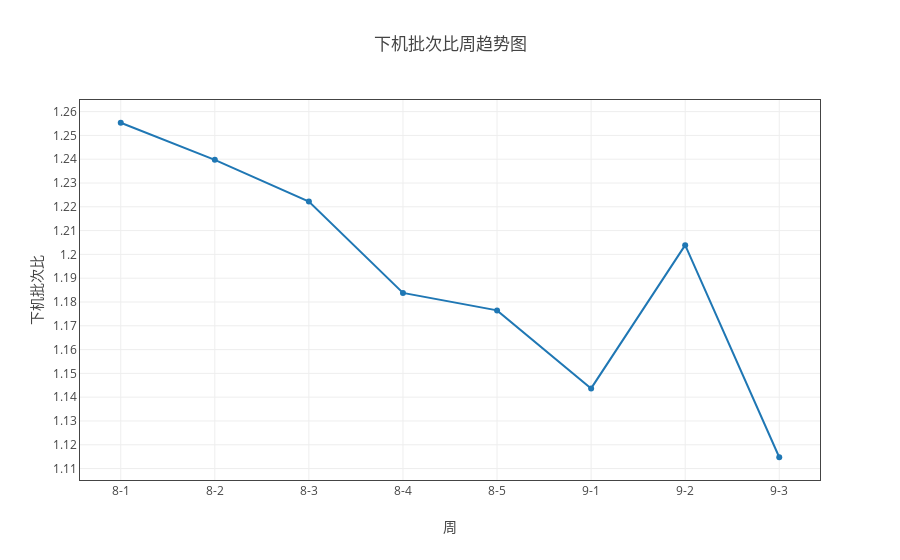
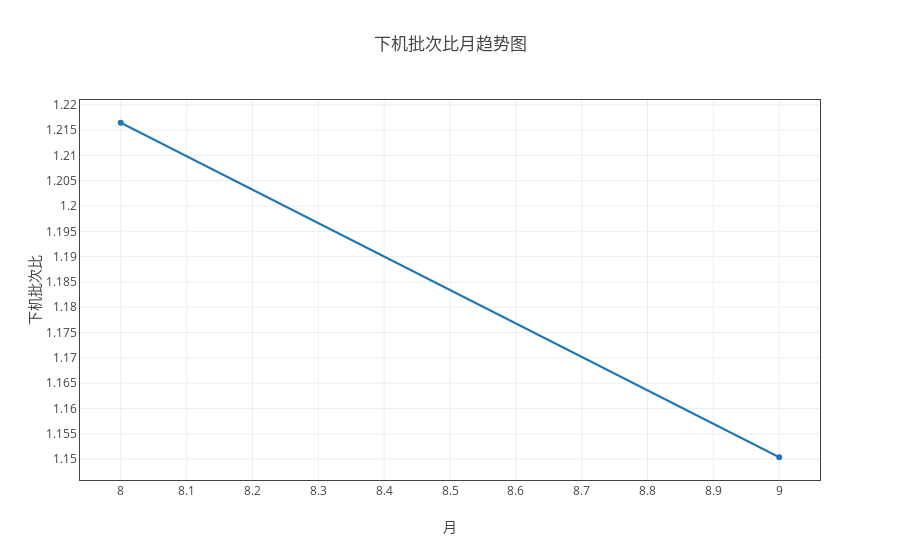

The notebook cell these images were saved under, in order:
### Markdown cell above
#### 下机批次比

### Code cell
data_dict = {'下机批次比':['下机批次数','下机项目数']}
myModule.plot( all_dict, data_dict, '人员' ,  'line' , all='all')

### Figure 1 — Plotly figure (JSON) as saved in the notebook; plotly's stock layout.template omitted (floating-point values rounded to 4 significant figures)
{"data": [{"name": "下机批次比", "type": "scatter", "uid": "abe0d46c-c15e-11e8-8539-a81e84e6c740", "x": ["8-1", "8-2", "8-3", "8-4", "8-5", "9-1", "9-2", "9-3"], "y": [1.255, 1.24, 1.222, 1.184, 1.176, 1.144, 1.204, 1.115]}], "layout": {"title": "下机批次比周趋势图", "xaxis": {"mirror": "all", "nticks": 20, "showgrid": true, "showline": true, "title": "周", "zeroline": true}, "yaxis": {"mirror": "all", "nticks": 20, "showgrid": true, "showline": true, "title": "下机批次比", "zeroline": true}}}

### Figure 2 — Plotly figure (JSON) as saved in the notebook; plotly's stock layout.template omitted (floating-point values rounded to 4 significant figures)
{"data": [{"name": "下机批次比", "type": "scatter", "uid": "abe82e56-c15e-11e8-8539-a81e84e6c740", "x": ["8", "9"], "y": [1.216, 1.15]}], "layout": {"title": "下机批次比月趋势图", "xaxis": {"mirror": "all", "nticks": 20, "showgrid": true, "showline": true, "title": "月", "zeroline": true}, "yaxis": {"mirror": "all", "nticks": 20, "showgrid": true, "showline": true, "title": "下机批次比", "zeroline": true}}}
